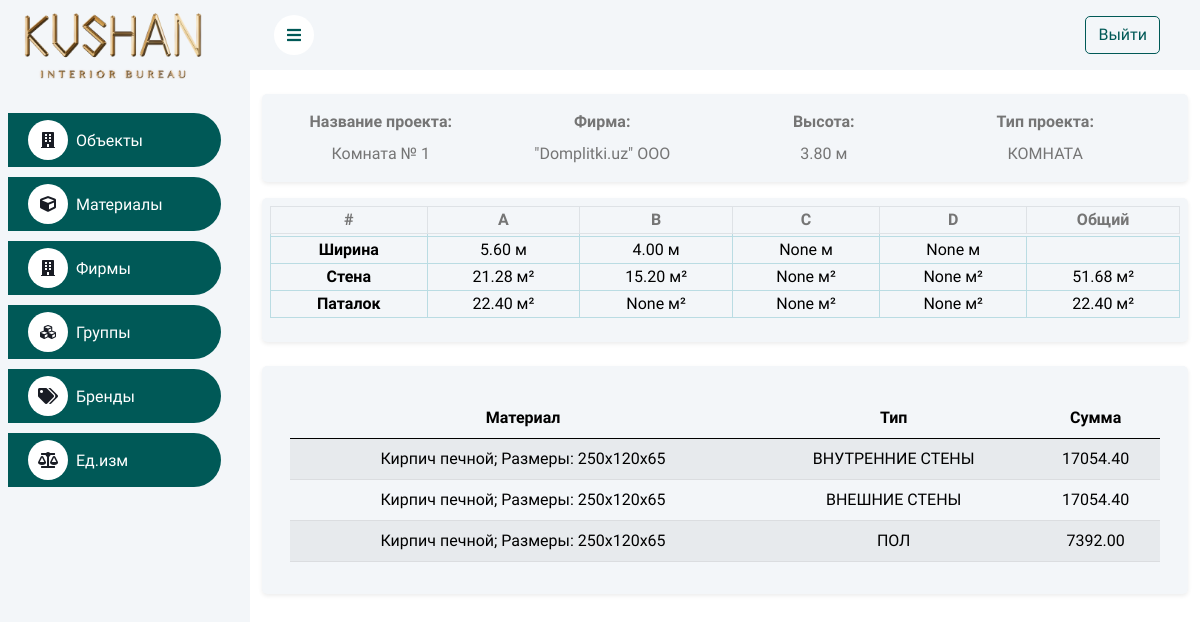
Screenshot of /project/67/ with the database file from the repository.
### info/models.py (models this page shows, shortened)
class Project(models.Model):
	class ProjectType(models.TextChoices):
		WALL = 'СТЕНА', 'СТЕНА'
		ROOM = 'КОМНАТА', 'КОМНАТА'
		LIVING_ROOM = 'ГОСТИННАЯ', 'ГОСТИННАЯ'
	name = models.CharField(max_length=150, verbose_name='Название')
	firm = models.ForeignKey('Firm', on_delete=models.CASCADE, verbose_name='Фирма')
	height = models.DecimalField(max_digits=10, decimal_places=2, verbose_name='Высота')
	project_type = models.CharField(choices=ProjectType.choices, default=ProjectType.WALL, max_length=20,
									verbose_name='Тип проекта')
	width_a = models.DecimalField(max_digits=10, decimal_places=2, null=True, blank=True, verbose_name='Ширина A')
	width_b = models.DecimalField(max_digits=10, decimal_places=2, null=True, blank=True, verbose_name='Ширина B')
	width_c = models.DecimalField(max_digits=10, decimal_places=2, null=True, blank=True, verbose_name='Ширина C')
	width_d = models.DecimalField(max_digits=10, decimal_places=2, null=True, blank=True, verbose_name='Ширина D')
	wall_area = models.DecimalField(max_digits=10, decimal_places=2, null=True, blank=True,
									verbose_name='Общая Площадь стены')
	room_area = models.DecimalField(max_digits=10, decimal_places=2, null=True, blank=True,
									verbose_name='Площадь комнаты')
	living_room_area = models.DecimalField(max_digits=10, decimal_places=2, null=True, blank=True,
										   verbose_name='Площадь гостиной')
	wall_area_a = models.DecimalField(max_digits=10, decimal_places=2, null=True, blank=True,
									  verbose_name='Площадь стены A')
	wall_area_b = models.DecimalField(max_digits=10, decimal_places=2, null=True, blank=True,
									  verbose_name='Площадь стены B')
	wall_area_c = models.DecimalField(max_digits=10, decimal_places=2, null=True, blank=True,
									  verbose_name='Площадь стены C')
	wall_area_d = models.DecimalField(max_digits=10, decimal_places=2, null=True, blank=True,
									  verbose_name='Площадь стены D')
	ceiling_area = models.DecimalField(max_digits=10, decimal_places=2, null=True, blank=True,
									   verbose_name='Общая Площадь потолка')
	ceiling_area_a = models.DecimalField(max_digits=10, decimal_places=2, null=True, blank=True,
										 verbose_name='Площадь потолка A')
	ceiling_area_b = models.DecimalField(max_digits=10, decimal_places=2, null=True, blank=True,
										 verbose_name='Площадь потолка B')
	ceiling_area_c = models.DecimalField(max_digits=10, decimal_places=2, null=True, blank=True,
										 verbose_name='Площадь потолка C')
	ceiling_area_d = models.DecimalField(max_digits=10, decimal_places=2, null=True, blank=True,
										 verbose_name='Площадь потолка D')
	class Meta:
		ordering = ['-id']

class Firm(models.Model):
	name = models.CharField(max_length=150, unique=True)
	def __str__(self):
		return str(self.name)

class ProjectMaterial(models.Model):
	class MaterialType(models.TextChoices):
		INTERIOR_WALLS = 'ВНУТРЕННИЕ СТЕНЫ', 'ВНУТРЕННИЕ СТЕНЫ'
		EXTERNAL_WALLS = 'ВНЕШНИЕ СТЕНЫ', 'ВНЕШНИЕ СТЕНЫ'
		FLOOR = 'ПОЛ', 'ПОЛ'
		BASEBOARD = 'ПАТАЛОК', 'ПАТАЛОК'
	project = models.ForeignKey(Project, on_delete=models.CASCADE, related_name='project_materials')
	material = models.ForeignKey(Material, on_delete=models.CASCADE)
	type_material = models.CharField(choices=MaterialType.choices, max_length=20, blank=True)
	summa = models.DecimalField(max_digits=10, decimal_places=2, null=True, blank=True)

class Material(models.Model):
	name = models.CharField(max_length=150, unique=True)
	group = models.ForeignKey(Group, on_delete=models.CASCADE)
	brand = models.ForeignKey(Brand, on_delete=models.CASCADE)
	unit = models.ForeignKey(Unit, on_delete=models.CASCADE)
	price = models.DecimalField(max_digits=10, decimal_places=2)
	norm = models.DecimalField(max_digits=10, decimal_places=2, null=True, blank=True)
	def __str__(self):
		return str(self.name)

### info/views.py (the view)
# urls.py: path('project/<int:pk>/', ProjectDetailView.as_view(), name='project-detail'),
class ProjectDetailView(DetailView):
	model = Project
	template_name = 'project_detail.html'
	context_object_name = 'project'
	form_class = ProjectForm
	def get_context_data(self, **kwargs):
		context = super().get_context_data(**kwargs)
		project = self.get_object()
		project_materials = project.project_materials.all()  # Здесь исправление
		form = self.form_class()
		context['project_materials'] = project_materials
		context['form'] = form
		return context

### templates/project_detail.html (shortened to what this page needs)
{% extends 'base.html' %}
{% load static %}
{% block content %}
    <div class="container-fluid pt-4 px-4">
        <div class="row g-4">
            <div class="col-sm-12">
                <div class="row bg-light shadow-sm rounded mb-3 p-2 ">
                    <div class="row text-center  mt-2 mb-2 ">
                        <div class="col-md-3 ">
                            <strong >Название проекта:</strong>
                        </div>
                        <div class="col-md-3">
                            <strong>Фирма:</strong>
                        </div>
                        <div class="col-md-3">
                            <strong>Высота:</strong>
                        </div>
                        <div class="col-md-3">
                            <strong>Тип проекта:</strong>
                        </div>
                    </div>
                    <div class="row text-center mb-2">
                        <div class="col-md-3 ">
                            {{ project.name }}
                        </div>
                        <div class="col-md-3">
                            {{ project.firm }}
                        </div>
                        <div class="col-md-3">
                            {{ project.height }} м
                        </div>
                        <div class="col-md-3">
                            {{ project.get_project_type_display }}
                        </div>
                    </div>
                </div>
                <div class="row bg-light shadow-sm rounded mb-4 p-2">
                    <table class="table-info text-center table-bordered mb-3">
                        <thead>
                        <tr class="table ">
                            <th scope="col">#</th>
                            <th scope="col">A</th>
                            <th scope="col">B</th>
                            <th scope="col">C</th>
                            <th scope="col">D</th>
                            <th scope="col">Общий</th>
                        </tr>
                        </thead>
                        <tbody>
                        <tr>
                            <td></td>
                            <td></td>
                            <td></td>
                            <td></td>
                        </tr>
                        <tr>
                            <th scope="row">Ширина</th>
                            <td>{{ project.width_a }} м</td>
                            <td>{{ project.width_b }} м</td>
                            <td>{{ project.width_c }} м</td>
                            <td>{{ project.width_d }} м</td>
                            <td></td>
                        </tr>
                        <tr class="tex">
                            <th scope="row">Стена</th>
                            <td>{{ project.wall_area_a }} м²</td>
                            <td>{{ project.wall_area_b }} м²</td>
                            <td>{{ project.wall_area_c }} м²</td>
                            <td>{{ project.wall_area_d }} м²</td>
                            <td>{{ project.wall_area }} м²</td>
                        </tr>
                        <tr>
                            <th scope="row">Паталок</th>
                            <td>{{ project.ceiling_area_a }} м²</td>
                            <td>{{ project.ceiling_area_b }} м²</td>
                            <td>{{ project.ceiling_area_c }} м²</td>
                            <td>{{ project.ceiling_area_d }} м²</td>
                            <td>{{ project.ceiling_area }} м²</td>
                        </tr>
                        </tbody>
                    </table>
                </div>
                <div class="row p-3 shadow-sm bg-light  rounded">
                    <div style="max-height: 400px; overflow-y: auto;">
                        <table class="table table-striped table-light  mt-3 text-center table-hover">
                            <thead>
                            <tr>
                                <th scope="col">Материал</th>
                                <th scope="col">Тип</th>
                                <th scope="col">Сумма</th>
                            </tr>
                            </thead>
                            <tbody id="project_details_table">
                            {% for project_material in project_materials %}
                                <tr>
                                    <td>{{ project_material.material }}</td>
                                    <td>{{ project_material.get_type_material_display }}</td>
                                    {% if project_material.type_material == project_material.MaterialType.INTERIOR_WALLS or project_material.type_material == project_material.MaterialType.EXTERNAL_WALLS or project_material.type_material == project_material.MaterialType.FLOOR or project_material.type_material == project_material.MaterialType.BASEBOARD %}
                                        <td>{{ project_material.summa }}</td>
                                    {% else %}
                                        <td>N/A</td>
                                    {% endif %}
                                </tr>
                            {% endfor %}
                            </tbody>
                        </table>
                    </div>
                </div>
            </div>
        </div>
    </div>
{% endblock %}

### static/css/style.css (style rules this page uses)
:root { --primary: #005957; --light: #F3F6F9; --dark: #191C24; }

### rows the page displays
Project: name "Комната № 1", firm "\"Domplitki.uz\" ООО", height "3.80", project_type "КОМНАТА", width_a "5.60", width_b "4.00", width_c "None", width_d "None", wall_area_a "21.28", wall_area_b "15.20", wall_area_c "None", wall_area_d "None", wall_area "51.68", ceiling_area_a "22.40", ceiling_area_b "None", ceiling_area_c "None", ceiling_area_d "None", ceiling_area "22.40"
ProjectMaterial: material "Кирпич печной; Размеры: 250х120х65", type_material "ВНУТРЕННИЕ СТЕНЫ", summa "17054.40"
ProjectMaterial: material "Кирпич печной; Размеры: 250х120х65", type_material "ВНЕШНИЕ СТЕНЫ", summa "17054.40"
ProjectMaterial: material "Кирпич печной; Размеры: 250х120х65", type_material "ПОЛ", summa "7392.00"
